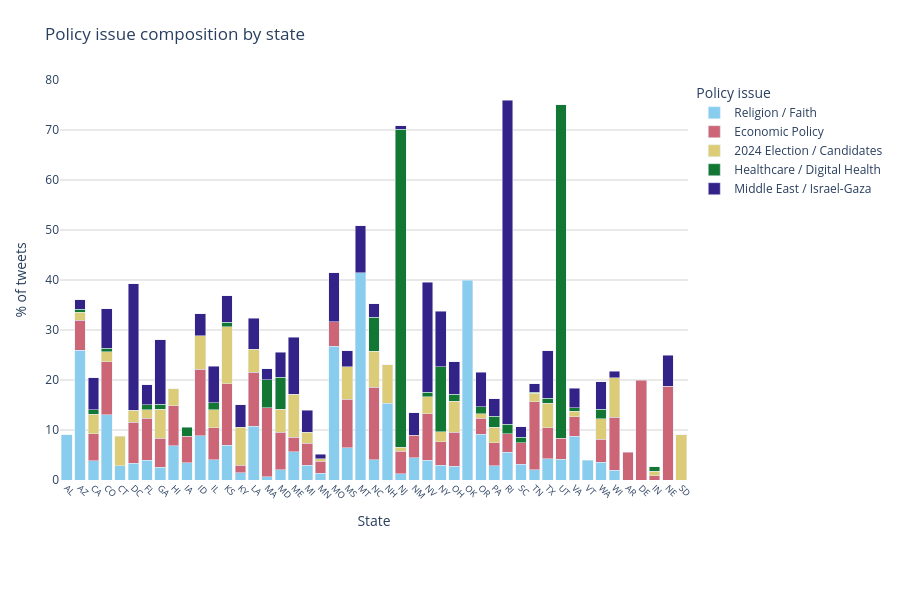

The cell this chart's notebook holds for it:
### Code cell
# Calculate % of each topic per state
state_topic = (
    df_viz.groupby(["state", "topic_name_custom"])
    .size()
    .reset_index(name="count")
)

state_totals = df_viz.groupby("state").size().reset_index(name="total")
state_topic = state_topic.merge(state_totals, on="state")
state_topic["pct"] = (state_topic["count"] / state_topic["total"] * 100).round(1)


fig = px.bar(
    state_topic,
    x="state",
    y="pct",
    color="topic_name_custom",
    title="Policy issue composition by state",
    labels={
        "pct": "% of tweets",
        "state": "State",
        "topic_name_custom": "Policy issue"
    },
    color_discrete_sequence=px.colors.qualitative.Safe
)

fig.update_layout(
    barmode="stack",
    xaxis=dict(tickangle=45, tickfont=dict(size=9)),
    yaxis=dict(title="% of tweets", gridcolor="lightgrey"),
    plot_bgcolor="white",
    paper_bgcolor="white",
    height=600,
    legend=dict(
        title="Policy issue",
        orientation="v",
        yanchor="top",
        y=1,
        xanchor="left",
        x=1.01
    ),
    margin=dict(t=80, b=120, l=60, r=200)
)

fig.show()

### Figure 1 — Plotly figure (JSON) as saved in the notebook; plotly's stock layout.template omitted (floating-point values rounded to 4 significant figures)
{"data": [{"alignmentgroup": "True", "hovertemplate": "Policy issue=Religion / Faith<br>State=%{x}<br>% of tweets=%{y}<extra></extra>", "legendgroup": "Religion / Faith", "marker": {"color": "rgb(136, 204, 238)", "pattern": {"shape": ""}}, "name": "Religion / Faith", "offsetgroup": "Religion / Faith", "orientation": "v", "showlegend": true, "textposition": "auto", "type": "bar", "x": ["AL", "AZ", "CA", "CO", "CT", "DC", "FL", "GA", "HI", "IA", "ID", "IL", "KS", "KY", "LA", "MA", "MD", "ME", "MI", "MN", "MO", "MS", "MT", "NC", "NH", "NJ", "NM", "NV", "NY", "OH", "OK", "OR", "PA", "RI", "SC", "TN", "TX", "UT", "VA", "VT", "WA", "WI"], "xaxis": "x", "y": [9.1, 26, 3.9, 13.1, 2.9, 3.4, 4, 2.6, 6.9, 3.5, 8.9, 4.1, 7, 1.5, 10.8, 0.7, 2.1, 5.7, 3, 1.4, 26.8, 6.5, 41.5, 4.1, 15.4, 1.3, 4.5, 4, 3, 2.8, 40, 9.2, 2.9, 5.6, 3.2, 2.1, 4.3, 4.2, 8.8, 4, 3.6, 2], "yaxis": "y"}, {"alignmentgroup": "True", "hovertemplate": "Policy issue=Economic Policy<br>State=%{x}<br>% of tweets=%{y}<extra></extra>", "legendgroup": "Economic Policy", "marker": {"color": "rgb(204, 102, 119)", "pattern": {"shape": ""}}, "name": "Economic Policy", "offsetgroup": "Economic Policy", "orientation": "v", "showlegend": true, "textposition": "auto", "type": "bar", "x": ["AR", "AZ", "CA", "CO", "DC", "DE", "FL", "GA", "HI", "IA", "ID", "IL", "IN", "KS", "KY", "LA", "MA", "MD", "ME", "MI", "MN", "MO", "MS", "NC", "NE", "NJ", "NM", "NV", "NY", "OH", "OR", "PA", "RI", "SC", "TN", "TX", "UT", "VA", "WA", "WI"], "xaxis": "x", "y": [5.6, 6, 5.4, 10.6, 8.2, 20, 8.4, 5.8, 8, 5.3, 13.3, 6.4, 0.9, 12.3, 1.5, 10.8, 13.8, 7.5, 2.9, 4.4, 2.4, 4.9, 9.7, 14.5, 18.8, 4.5, 4.5, 9.3, 4.7, 6.8, 3.2, 4.6, 3.7, 4.3, 13.6, 6.2, 4.2, 3.9, 4.6, 10.6], "yaxis": "y"}, {"alignmentgroup": "True", "hovertemplate": "Policy issue=2024 Election / Candidates<br>State=%{x}<br>% of tweets=%{y}<extra></extra>", "legendgroup": "2024 Election / Candidates", "marker": {"color": "rgb(221, 204, 119)", "pattern": {"shape": ""}}, "name": "2024 Election / Candidates", "offsetgroup": "2024 Election / Candidates", "orientation": "v", "showlegend": true, "textposition": "auto", "type": "bar", "x": ["AZ", "CA", "CO", "CT", "DC", "FL", "GA", "HI", "ID", "IL", "IN", "KS", "KY", "LA", "MD", "ME", "MI", "MN", "MS", "NC", "NH", "NJ", "NV", "NY", "OH", "OR", "PA", "SD", "TN", "TX", "VA", "WA", "WI"], "xaxis": "x", "y": [1.6, 3.9, 2, 5.9, 2.4, 1.7, 5.8, 3.4, 6.7, 3.6, 0.9, 11.4, 7.6, 4.6, 4.6, 8.6, 2.2, 0.5, 6.5, 7.2, 7.7, 0.8, 3.4, 2, 6.2, 0.9, 3.1, 9.1, 1.7, 4.9, 1.1, 4.1, 7.9], "yaxis": "y"}, {"alignmentgroup": "True", "hovertemplate": "Policy issue=Healthcare / Digital Health<br>State=%{x}<br>% of tweets=%{y}<extra></extra>", "legendgroup": "Healthcare / Digital Health", "marker": {"color": "rgb(17, 119, 51)", "pattern": {"shape": ""}}, "name": "Healthcare / Digital Health", "offsetgroup": "Healthcare / Digital Health", "orientation": "v", "showlegend": true, "textposition": "auto", "type": "bar", "x": ["AZ", "CA", "CO", "FL", "GA", "IA", "IL", "IN", "KS", "MA", "MD", "NC", "NJ", "NV", "NY", "OH", "OR", "PA", "RI", "SC", "TN", "TX", "UT", "VA", "WA"], "xaxis": "x", "y": [0.6, 0.9, 0.7, 1, 1, 1.8, 1.4, 0.9, 0.9, 5.6, 6.4, 6.8, 63.6, 0.9, 13, 1.4, 1.4, 2.2, 1.9, 1.1, 0.2, 1, 66.7, 0.7, 1.9], "yaxis": "y"}, {"alignmentgroup": "True", "hovertemplate": "Policy issue=Middle East / Israel-Gaza<br>State=%{x}<br>% of tweets=%{y}<extra></extra>", "legendgroup": "Middle East / Israel-Gaza", "marker": {"color": "rgb(51, 34, 136)", "pattern": {"shape": ""}}, "name": "Middle East / Israel-Gaza", "offsetgroup": "Middle East / Israel-Gaza", "orientation": "v", "showlegend": true, "textposition": "auto", "type": "bar", "x": ["AZ", "CA", "CO", "DC", "FL", "GA", "ID", "IL", "KS", "KY", "LA", "MA", "MD", "ME", "MI", "MN", "MO", "MS", "MT", "NC", "NE", "NJ", "NM", "NV", "NY", "OH", "OR", "PA", "RI", "SC", "TN", "TX", "VA", "WA", "WI"], "xaxis": "x", "y": [1.9, 6.4, 7.9, 25.3, 4, 12.9, 4.4, 7.3, 5.3, 4.5, 6.2, 2.2, 5, 11.4, 4.4, 0.9, 9.8, 3.2, 9.4, 2.7, 6.2, 0.7, 4.5, 22, 11.1, 6.5, 6.9, 3.5, 64.8, 2.1, 1.7, 9.5, 3.9, 5.5, 1.3], "yaxis": "y"}], "layout": {"barmode": "stack", "height": 600, "legend": {"orientation": "v", "title": {"text": "Policy issue"}, "tracegroupgap": 0, "x": 1.01, "xanchor": "left", "y": 1, "yanchor": "top"}, "margin": {"b": 120, "l": 60, "r": 200, "t": 80}, "paper_bgcolor": "white", "plot_bgcolor": "white", "title": {"text": "Policy issue composition by state"}, "xaxis": {"anchor": "y", "domain": [0, 1], "tickangle": 45, "tickfont": {"size": 9}, "title": {"text": "State"}}, "yaxis": {"anchor": "x", "domain": [0, 1], "gridcolor": "lightgrey", "title": {"text": "% of tweets"}}}}
